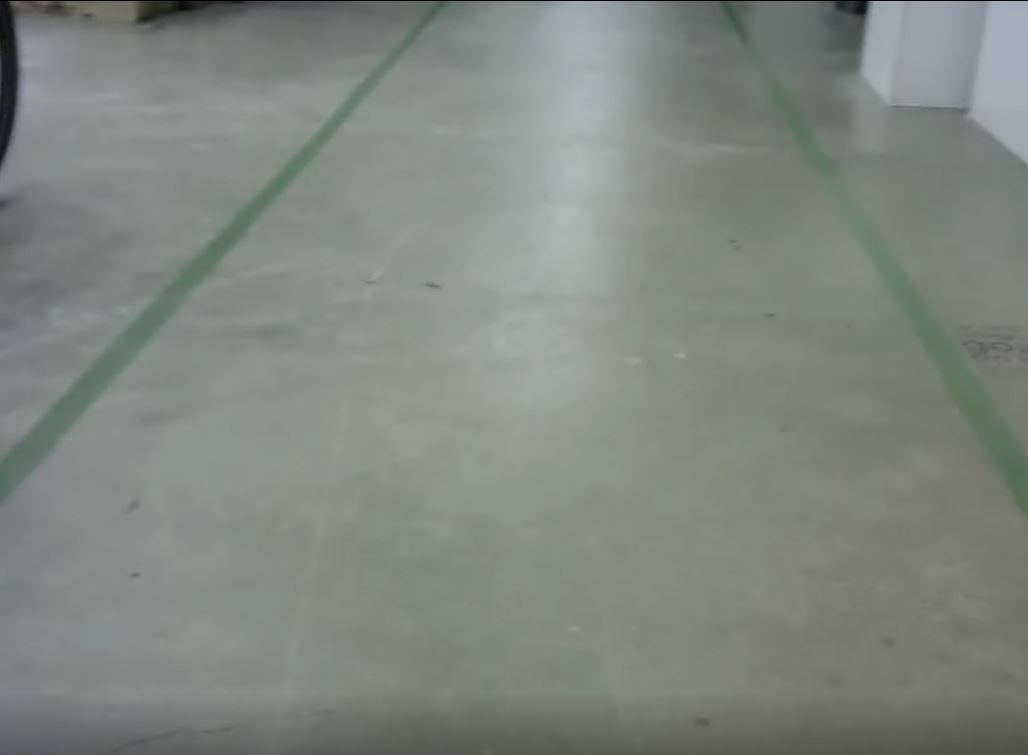
#> input picture 1.JPG, 1028 x 755 px, found by its file name
$ python find_param_canny.py
#> lines starting #> are read from the running program, lines starting #| are printed output that depends on the picture; after the words box and inside, x2 and y2 are one past the last pixel; in counts of white or black regions, pixels touching at a corner belong together
# -*- coding: utf-8 -*-
"""
Created on Mon Feb 26 10:35:06 2018

@author: DELL
"""

import cv2 as cv
import numpy as np

#Load image & create window
img = cv.imread('1.jpg')
#> img is the input picture: shape (755, 1028, 3); mean B, G, R 128, 134.3, 128.9
cv.namedWindow('Color Thresholds')
imgHSV = cv.cvtColor(img, cv.COLOR_BGR2HSV)
#> imgHSV: shape (755, 1028, 3); mean H, S, V 61.8, 16.7, 134.6

def nothing(x):
    pass

#On/Off switch
cv.createTrackbar('switch', 'Color Thresholds',0,1,nothing)
#> slider 'switch' is set to 1

#Create trackbars for lower limits
cv.createTrackbar('H_lower', 'Color Thresholds', 0,255, nothing)
#> slider 'H_lower' is set to 51
cv.createTrackbar('S_lower', 'Color Thresholds', 0, 255, nothing)
#> slider 'S_lower' is set to 51
cv.createTrackbar('V_lower', 'Color Thresholds', 0, 255, nothing)
#> slider 'V_lower' is set to 51

#Create trackbars or upper limits
cv.createTrackbar('H_upper', 'Color Thresholds', 0,255, nothing)
#> slider 'H_upper' is set to 255
cv.createTrackbar('S_upper', 'Color Thresholds', 0, 255, nothing)
#> slider 'S_upper' is set to 255
cv.createTrackbar('V_upper', 'Color Thresholds', 0, 255, nothing)
#> slider 'V_upper' is set to 255


while(1):

    # Get trackbar positions for the five trackbars
    s1 = cv.getTrackbarPos('switch','Color Thresholds')

    lowerBlue = cv.getTrackbarPos('H_lower', 'Color Thresholds')
    lowerGreen = cv.getTrackbarPos('S_lower', 'Color Thresholds')
    lowerRed = cv.getTrackbarPos('V_lower', 'Color Thresholds')

    upperBlue = cv.getTrackbarPos('H_upper', 'Color Thresholds')
    upperGreen = cv.getTrackbarPos('S_upper', 'Color Thresholds')
    upperRed = cv.getTrackbarPos('V_upper', 'Color Thresholds')

    if s1:
        lower = np.array([lowerBlue, lowerGreen, lowerRed], dtype = 'uint8')
        upper = np.array([upperBlue, upperGreen, upperRed], dtype = 'uint8')
        mask = cv.inRange(imgHSV, lower, upper)
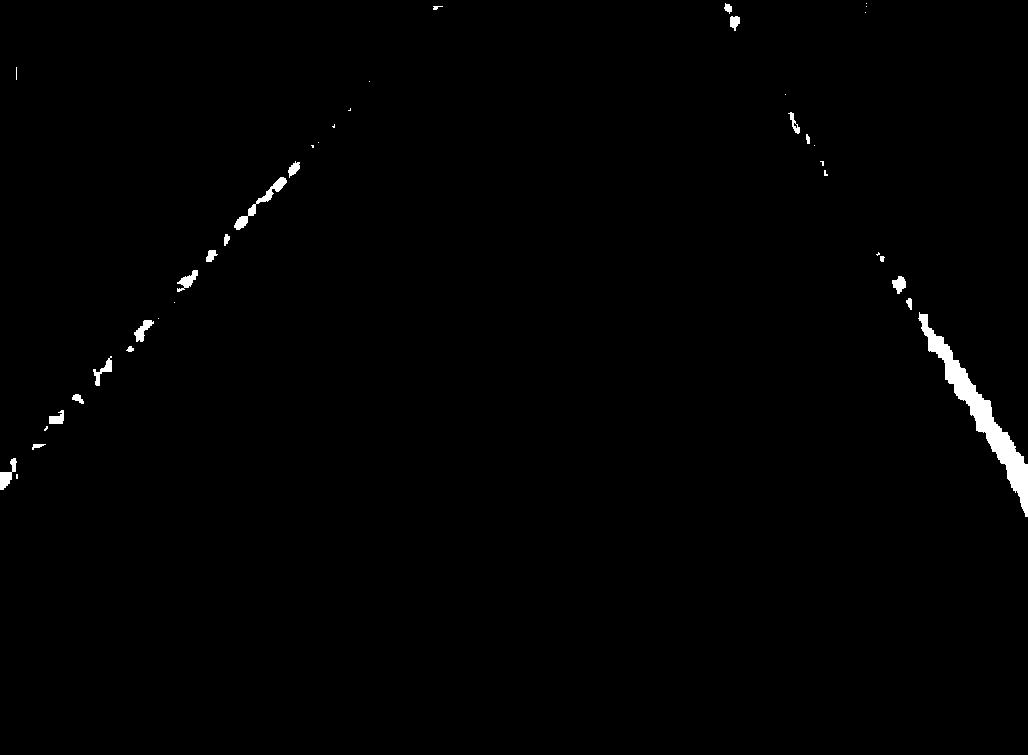
#> mask: shape (755, 1028); 0.79% white; 39 white regions (18 under 20 px), largest, box (x1, y1, x2, y2) and area: (918, 312, 1028, 517) 3663, (234, 177, 287, 230) 465, (0, 458, 17, 490) 238
        out = cv.bitwise_and(imgHSV, imgHSV, mask=mask)
#> out: shape (755, 1028, 3); mean H, S, V 0.5, 0.4, 0.9
        cv.imshow('Color Thresholds2', out)
        cv.imshow('Original', img)
    else:
        cv.imshow('Color Thresholds', imgHSV)

    k = cv.waitKey(1) & 0xFF
#> (key Esc is pressed here)
    if k == 27:
        break


$ run again, with 2.JPG copied over 1.JPG
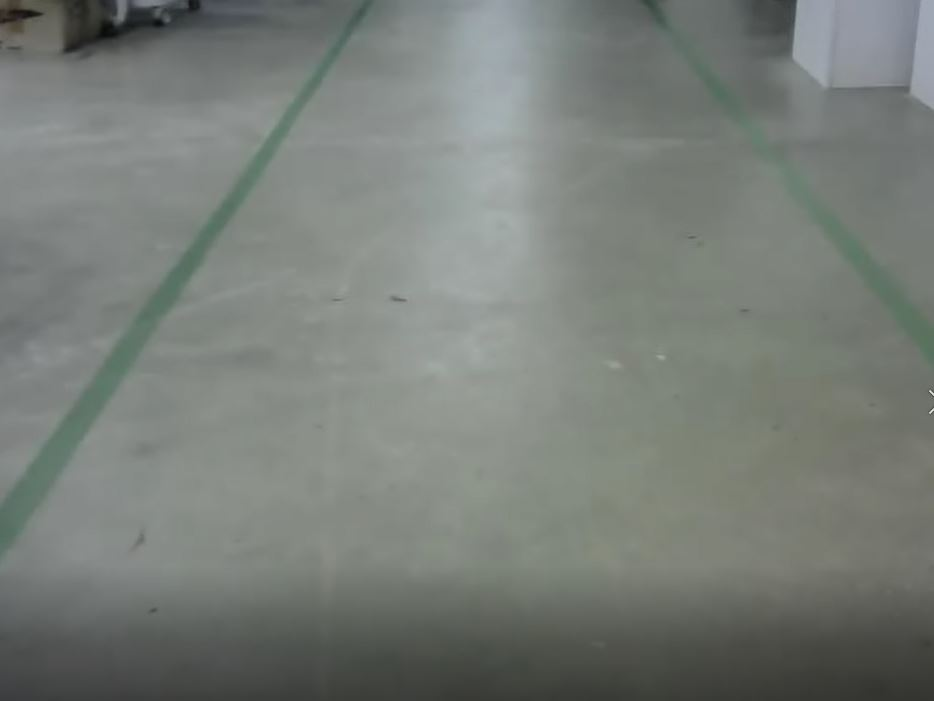
#> input picture 2.JPG, 934 x 701 px, found by its file name
#> img is the input picture: shape (701, 934, 3); mean B, G, R 120.1, 125.3, 120
#> imgHSV: shape (701, 934, 3); mean H, S, V 62, 15.4, 125.6
#> `mask = cv.inRange(imgHSV, lower, upper)`:
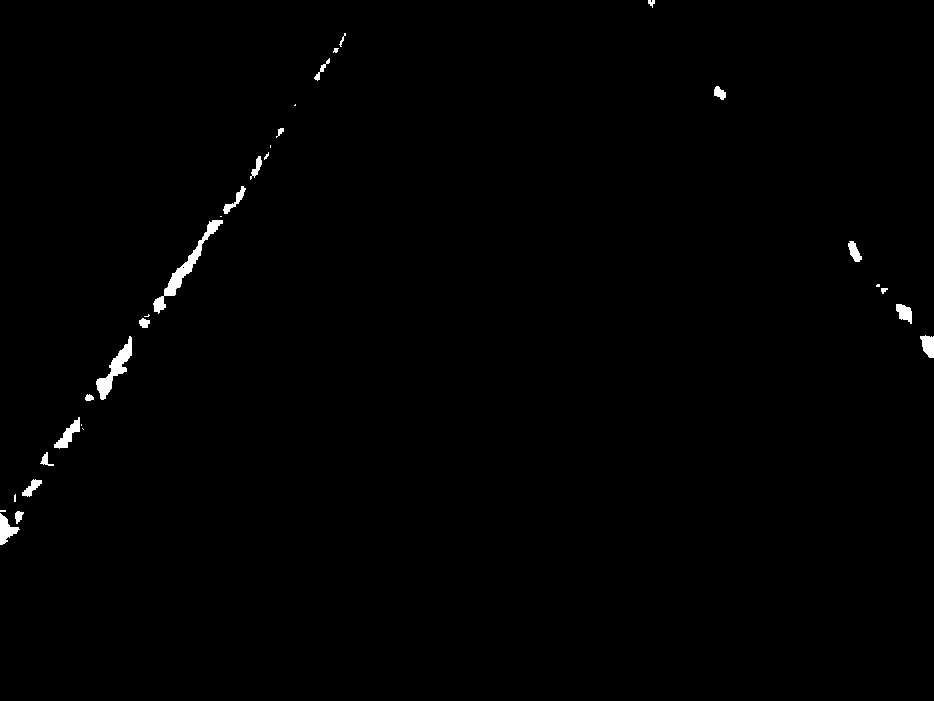
#> mask: shape (701, 934); 0.62% white; 31 white regions (10 under 20 px), largest, box (x1, y1, x2, y2) and area: (153, 220, 223, 314) 947, (96, 336, 132, 400) 712, (54, 417, 80, 449) 315
#> out: shape (701, 934, 3); mean H, S, V 0.4, 0.3, 0.7

$ run again, with 2.jpeg copied over 1.JPG
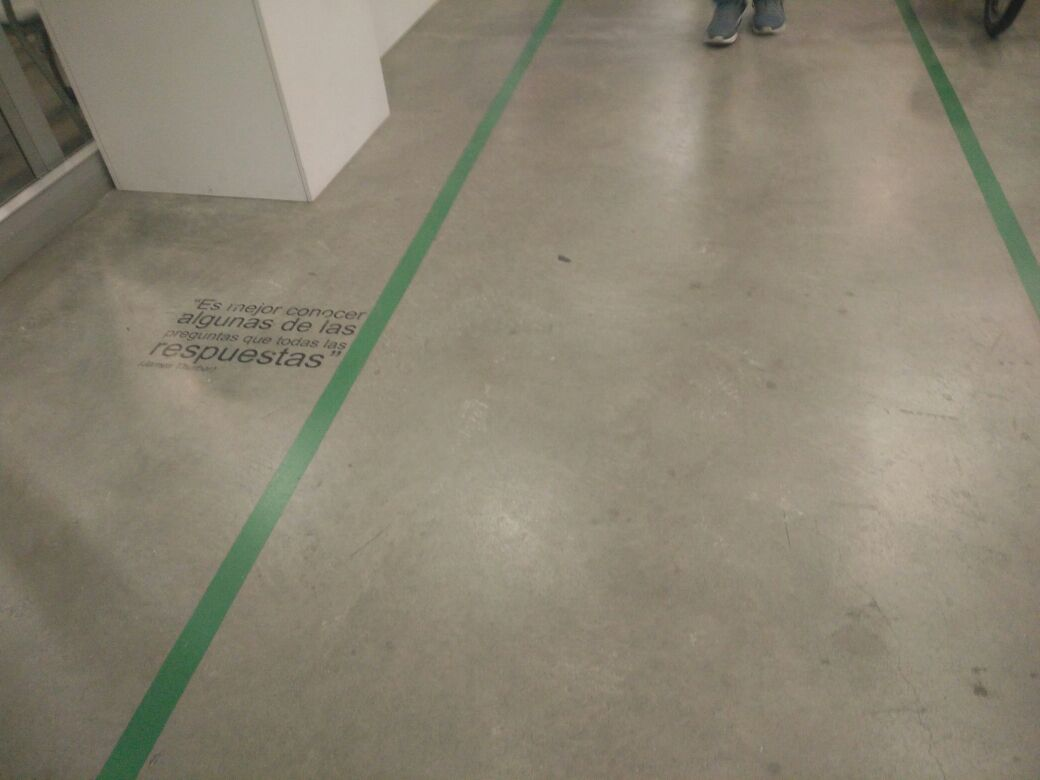
#> input picture 2.jpeg, 1040 x 780 px, found by its file name
#> img is the input picture: shape (780, 1040, 3); mean B, G, R 114.8, 131.9, 138.4
#> imgHSV: shape (780, 1040, 3); mean H, S, V 22.2, 45.8, 139.3
#> `mask = cv.inRange(imgHSV, lower, upper)`:
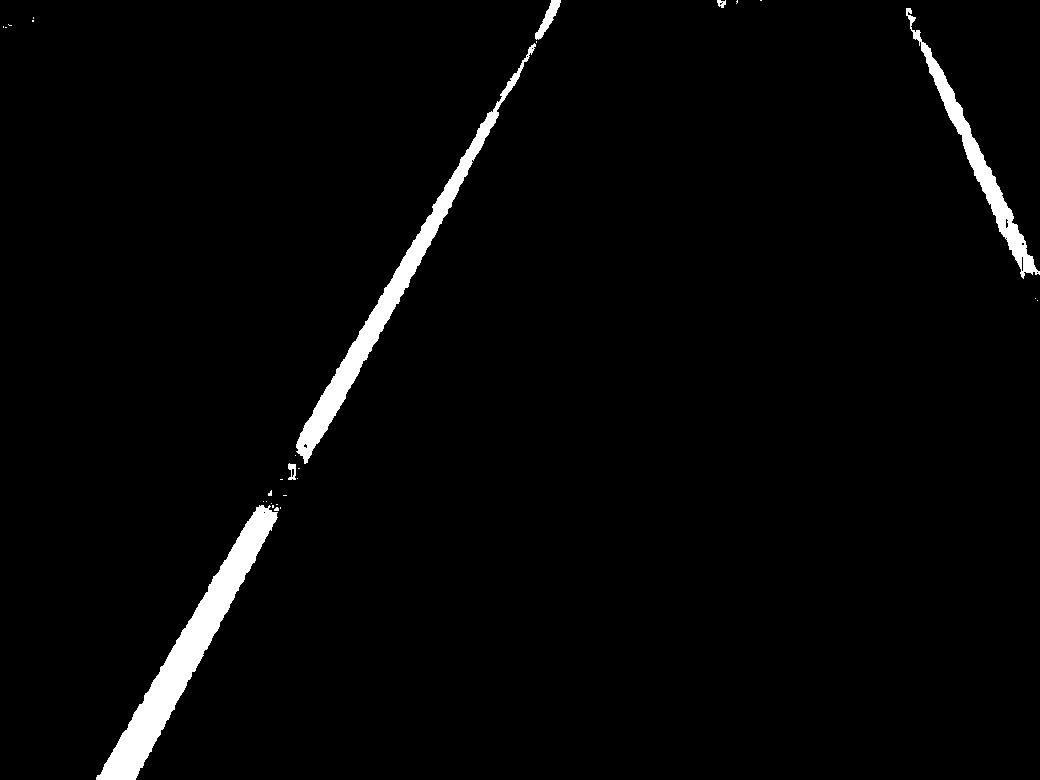
#> mask: shape (780, 1040); 2.5% white; 29 white regions (23 under 20 px), largest, box (x1, y1, x2, y2) and area: (96, 505, 278, 780) 9124, (296, 43, 536, 464) 6929, (906, 8, 1040, 279) 3745, (535, 0, 561, 40) 365, (288, 463, 296, 480) 89, (717, 0, 726, 8) 48
#> out: shape (780, 1040, 3); mean H, S, V 1.5, 2, 2.9
